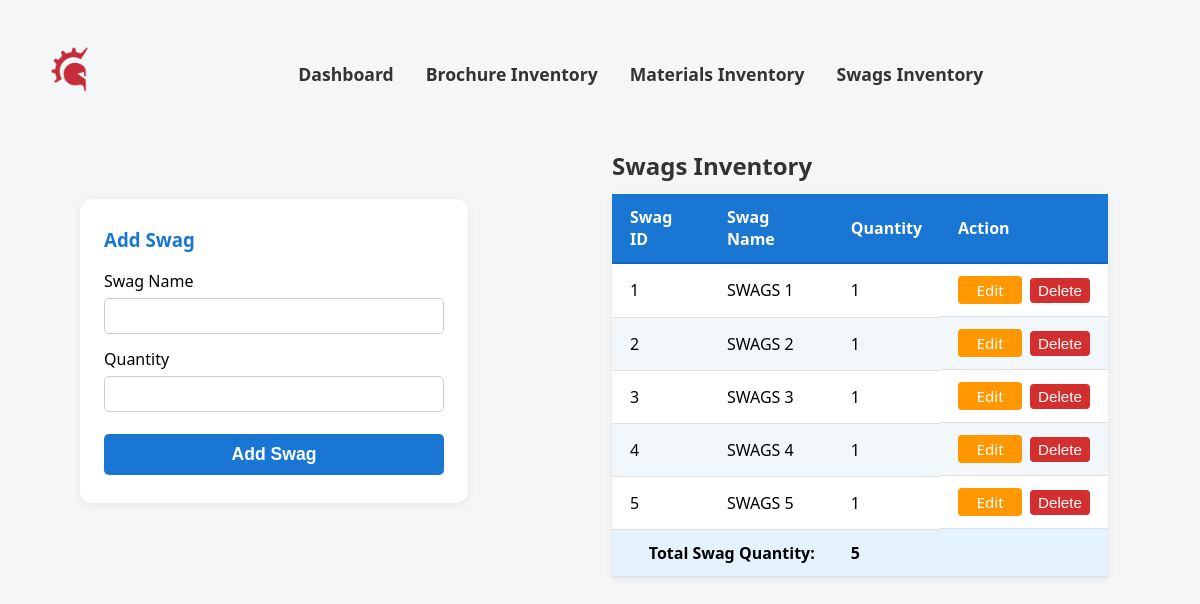
The page /admin/swags_inventory.php (signed in) on the database its author committed.
### tables this page shows
CREATE TABLE `swags` (
  `swag_id` int(11) NOT NULL,
  `swags_name` varchar(100) NOT NULL,
  `quantity` int(4) NOT NULL
);

### admin/swags_inventory.php (the view, shortened to what this page needs)
<?php
$connection = CONNECTIVITY();
$sql = "SELECT swag_id, swags_name, quantity FROM swags";
$result = mysqli_query($connection, $sql);
$total_swag = 0;
if ($result && mysqli_num_rows($result) > 0) {
    $rows = [];
    while ($row = mysqli_fetch_assoc($result)) {
        $rows[] = $row;
        $total_swag += intval($row['quantity']);
    }
}
?>
<!DOCTYPE html>
<html lang="en">
<head>
    <link rel="stylesheet" href="../CSS/inventory.css">
</head>
<body>
    <nav>
        <a href="admin.php"><img src="../images/images__1_-removebg-preview.png" alt="Company Logo"></a>
    <div class="nav-container">
         <a href="admin.php">Dashboard</a>
        <a href="brochure_inventory.php">Brochure Inventory</a>
        <a href="marketing_inventory.php">Materials Inventory</a>
        <a href="swags_inventory.php">Swags Inventory</a>
    </div>
    </nav>
    <div class="container-flex">
        <div class="form-card">
            <h3>Add Swag</h3>
            <form method="post" autocomplete="off">
                <label for="swags_name">Swag Name</label>
                <input type="text" id="swags_name" name="swags_name" required>
                <label for="quantity">Quantity</label>
                <input type="number" id="quantity" name="quantity" min="1" required>
                <button type="submit" name="add_swag">Add Swag</button>
            </form>
        </div>
        <div style="flex:1;">
            <table>
                <caption style="caption-side:top; text-align:left; font-size:1.5rem; color:#333; margin-bottom:12px; font-weight:600;">
                    Swags Inventory
                </caption>
                <thead>
                    <tr>
                        <th>Swag ID</th>
                        <th>Swag Name</th>
                        <th>Quantity</th>
                        <th>Action</th>
                    </tr>
                </thead>
                <tbody>
                    <?php
                    $edit_id = isset($_GET['edit_id']) ? intval($_GET['edit_id']) : null;
                    if (!empty($rows)) {
                        foreach ($rows as $row) {
                            echo "<tr>";
                            echo "<td>{$row['swag_id']}</td>";
                            echo "<td>{$row['swags_name']}</td>";
                            echo "<td>";
                            if ($edit_id === intval($row['swag_id'])) {
                                echo "<form method='post' style='display:inline;'>";
                                echo "<input type='hidden' name='swag_id' value='{$row['swag_id']}'>";
                                echo "<input type='number' name='new_quantity' value='{$row['quantity']}' min='1' required style='width:70px;'>";
                                echo "<button type='submit' name='edit_swag' style='margin-left:6px;'>Save</button>";
                                echo "</form>";
                            } else {
                                echo "{$row['quantity']}";
                            }
                            echo "</td>";
                            echo "<td style='display:flex;gap:8px;align-items:center;'>";
                            if ($edit_id === intval($row['swag_id'])) {
                                echo "<a href='{$_SERVER['PHP_SELF']}' class='action-btn cancel-btn'>Cancel</a>";
                            } else {
                                echo "<a href='{$_SERVER['PHP_SELF']}?edit_id={$row['swag_id']}' class='action-btn edit-btn'>Edit</a>";
                            }
                            echo "<form method='post' style='display:inline;' onsubmit=\"return confirm('Are you sure you want to delete this swag?');\">";
                            echo "<button type='submit' name='delete_swag' class='action-btn delete-btn'>Delete</button>";
                            echo "</form>";
                            echo "</td>";
                            echo "</tr>";
                        }
                        echo "<tr style='font-weight:bold; background:#e3f2fd;'>";
                        echo "<td colspan='2' style='text-align:right;'>Total Swag Quantity:</td>";
                        echo "<td>{$total_swag}</td>";
                        echo "<td></td>";
                        echo "</tr>";
                    } else {
                        echo "<tr><td class='no-data' colspan='4'>No data found</td></tr>";
                    }
                    ?>
                </tbody>
            </table>
        </div>
    </div>
</body>
</html>

### CSS/inventory.css (style rules this page uses)
body { font-family: 'Segoe UI', Arial, sans-serif; background: #f4f6f8; margin: 0; padding: 30px; }
table { border-collapse: collapse; width: 80%; margin: 0 auto; background: #fff; box-shadow: 0 2px 8px rgba(0,0,0,0.07); }
th, td { padding: 12px 18px; text-align: left; }
th { background: #1976d2; color: #fff; font-weight: 600; border-bottom: 2px solid #1565c0; }
tr:nth-child(even) { background: #f2f7fb; }
td { border-bottom: 1px solid #e0e0e0; }
.container-flex { display: flex; gap: 32px; align-items: flex-start; justify-content: center; }
.form-card { background: #fff; padding: 28px 24px; border-radius: 12px; box-shadow: 0 2px 8px rgba(0,0,0,0.07); width: 340px; margin: 50px; }
.form-card h3 { margin-top: 0; margin-bottom: 18px; color: #1976d2; }
.form-card label { display: block; margin-bottom: 6px; font-weight: 500; }
.form-card input { width: 100%; padding: 8px 10px; margin-bottom: 14px; box-sizing: border-box; border: 1px solid #ccc; border-radius: 5px; font-size: 1rem; }
.form-card button { width: 100%; background: #1976d2; color: #fff; border: none; padding: 10px 0; border-radius: 5px; font-size: 1.1rem; font-weight: 600; cursor: pointer; margin-top: 8px; }
nav { padding: 16px 0; margin-bottom: 32px; display: grid; grid-template-columns: auto 1fr; align-items: center; gap: 20px; }
.nav-container { display: flex; justify-content: center; gap: 32px; width: 100%; }
nav img { height: 50px; margin-left: 20px; }
nav a { color: #333; text-decoration: none; font-weight: 600; font-size: 1.1rem; }
.action-btn { color: #fff; border: none; padding: 4px 8px; border-radius: 4px; cursor: pointer; text-decoration: none; font-weight: 400; font-size: 0.95rem; display: inline-block; min-width: 48px; text-align: center; }
.edit-btn { background: #ff9800; }
.delete-btn { background: #d32f2f; }

### rows shown on the page
swags: swag_id "1", swags_name "SWAGS 1", quantity "1"
swags: swag_id "2", swags_name "SWAGS 2", quantity "1"
swags: swag_id "3", swags_name "SWAGS 3", quantity "1"
swags: swag_id "4", swags_name "SWAGS 4", quantity "1"
swags: swag_id "5", swags_name "SWAGS 5", quantity "1"

### other values the page prints
$total_swag "5"
